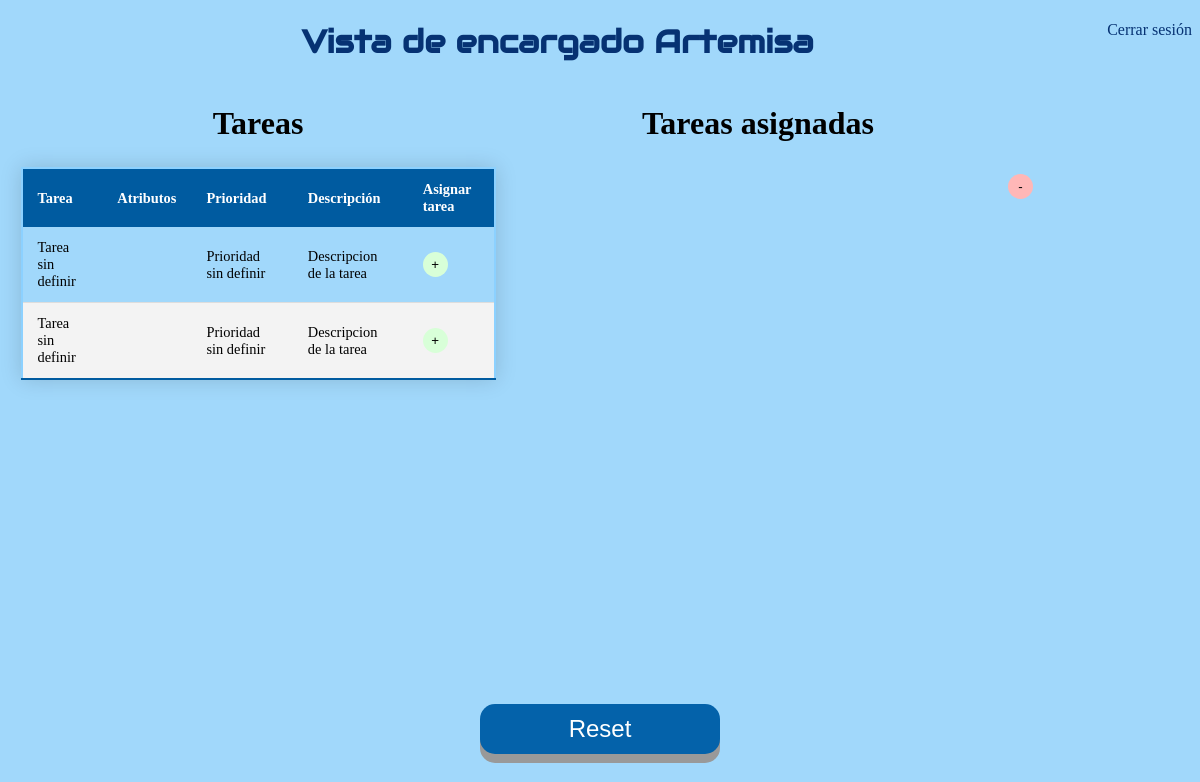
The page /interfaz_encargado.html on the database as committed earlier.
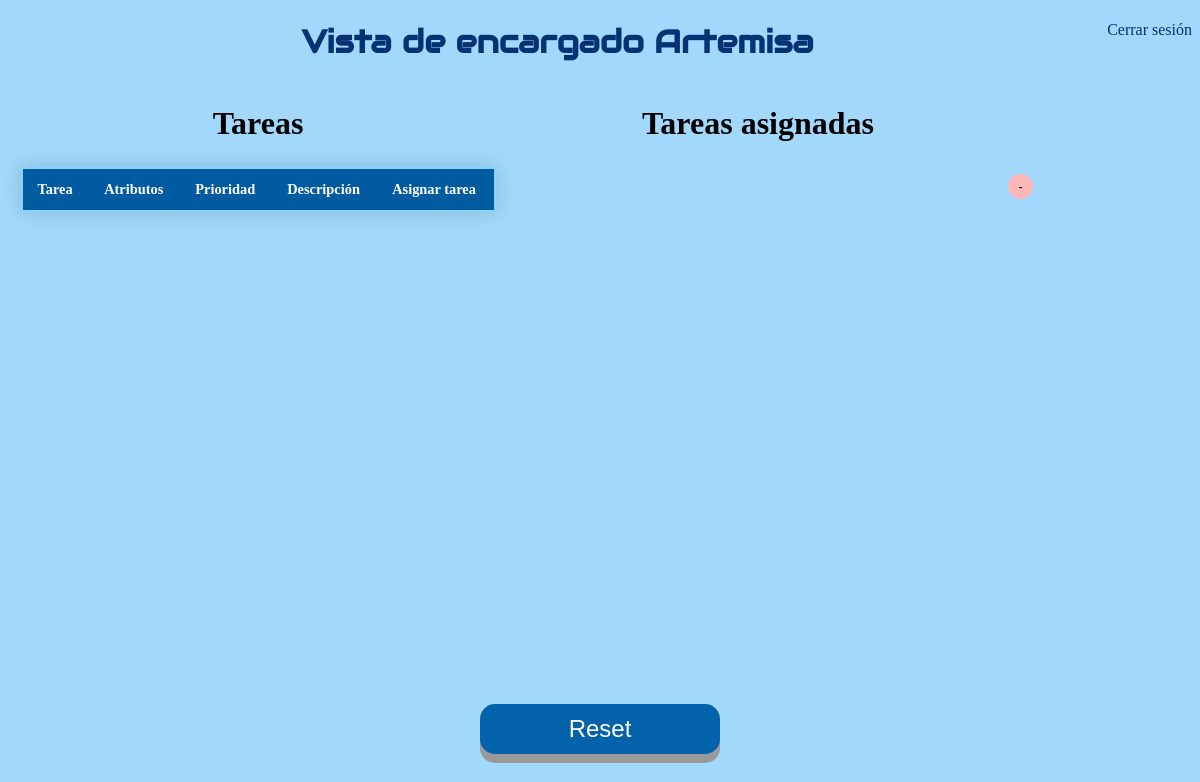
The same page on the database as committed later.
### app.py (models this page shows)
class Todo(db.Model): #Tabla para tareas creadas
    id = db.Column(db.Integer, primary_key=True)
    content = db.Column(db.String(200), nullable=False)
    priority = db.Column(db.String(200))        # prioridad
    descripcion = db.Column(db.String(200))             # Descripcion
    atributos = db.Column(db.String(800))               # Atributos

### app.py (the view)
@app.route('/interfaz_encargado.html', methods=['POST','GET'])   # Redireccion a Encargado
def encargado():
    tasks = Todo.query.order_by(Todo.id).all() # tareas ordenadas por id
    return render_template('interfaz_encargado.html', tasks=tasks)

### templates/interfaz_encargado.html (shortened to what this page needs)
{% extends 'base.html' %}
{% block body %}
<a style="float:right" href="index.html">Cerrar sesión</a>
    <h1 class="principal" style="text-align:center"> Vista de encargado Artemisa</h1>
    <div class="inline-div-izquierda">
        <h1 class="Copper">Tareas</h1>
        <center>
            <table>
                <thead>
                    <tr>
                        <th> Tarea</th>
                        <th>Atributos</th>
                        <th>Prioridad</th>
                        <th>Descripción</th>
                        <th>Asignar tarea</th>
                    </tr>
                </thead>
                {% for task in tasks %}
                    {% if task.id!=1 %}
                            <tr>
                            <td> {{ task.content }}</td>
                            <td>
                            </td>
                            <td>
                                {{task.priority}}
                            </td>
                            <td>
                                {{task.descripcion}}
                            </td>
                            <td>
                                <button type="button" class="button3" onClick="window.location.href='/asignar/{{task.id}}';">+</button>
                            </td>
                        </tr>
                    {% endif %}
                {% endfor %}
            </table>
        </center>
    </div>
    <center>
        <div class="inline-div-izquierda">
            <h1 class="Copper"> Tareas asignadas</h1>
        </div>
    </center>
    <div class="inline-div-izquierda2">
        <br> <br> <br> <br> <br>
        <button type="button" class="button4" onClick="eliminar()">-</button> <br>
    </div>
    <button id="boton2" class="button2" onclick="window.location.href='interfaz_encargado.html';">Reset</button>
{% endblock %}

### templates/base.html (shortened to what this page needs)
<!DOCTYPE html>
<html>
    <head>
        <link rel="stylesheet" href="{{ url_for('static', filename='css/main.css') }}">
    </head>
    <body>
        {% block body %} {% endblock %}
    </body>
</html>

### static/css/main.css (style rules this page uses)
a:link { text-decoration: none; color: rgb(6, 50, 115); }
body { background-color: #a1d8fb; }
h1.Copper { font-family: Copperplate, Papyrus, fantasy; text-align: center }
h1.principal { font-family: "Audiowide", sans-serif; color: rgb(6, 50, 115); }
.button2 { width: 20%; height: 50px; position: absolute; top: 88%; left: 40%; font-size: 24px; text-align: center; position: absolute; bottom: 30px; right: 600px; cursor: pointer; outline: none; color: #fff; background-color: #0462aa; border: none; border-radius: 15px; box-shadow: 0 9px #999; }
.button4 { width: 25px; height: 25px; border: none; border-radius: 15px; background-color: #ffb7b7; }
.inline-div-izquierda { width: 500px; float: left; }
.inline-div-izquierda2 { width: 72px; float: left; }
table { border: 2px solid rgb(140, 209, 255); border-collapse: collapse; width: 95%; margin: 25px 0; font-size: 0.9em; min-width: 400px; box-shadow: 0 0 20px rgba(0, 0, 0, 0.15); }
thead tr { background-color: #005ba0; color: #ffffff; text-align: left; }
th, td { padding: 12px 15px; }

Rows that differ between the two databases and show on the page:
removed Todo: content "Tarea sin definir", priority "Prioridad sin definir", descripcion "Descripcion de la tarea"
removed Todo: content "Tarea sin definir", priority "Prioridad sin definir", descripcion "Descripcion de la tarea"
